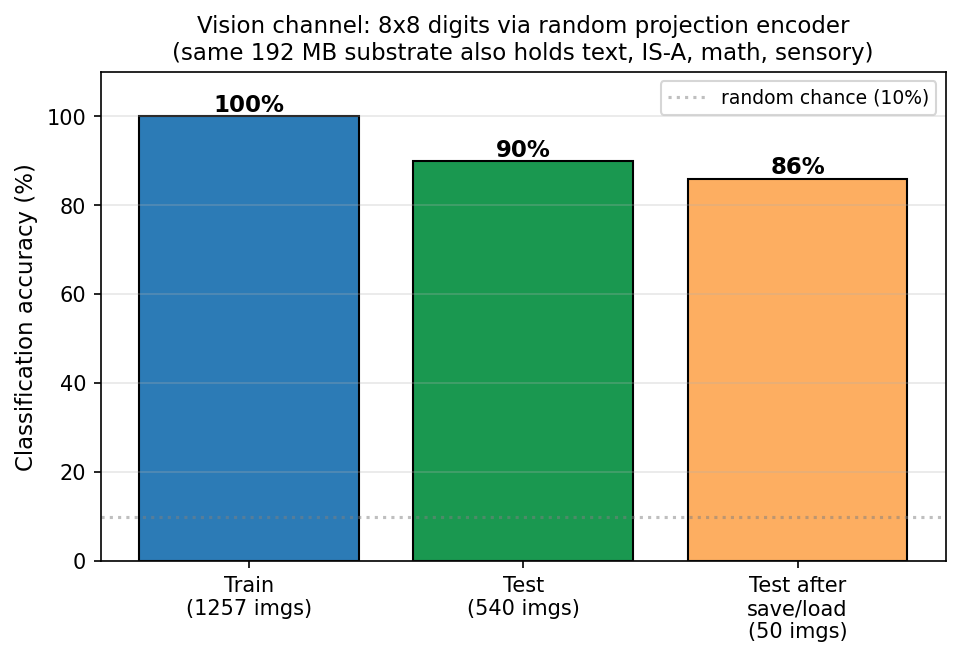

Recreate this plot in Python.
"""
Figure 4: Vision channel results (Pack 127 / 128).

8x8 digit classification through the same substrate that hosts text channels.
Train/test/save-load accuracy bar chart.
"""
import matplotlib
matplotlib.use('Agg')
import matplotlib.pyplot as plt

conditions = ['Train\n(1257 imgs)', 'Test\n(540 imgs)', 'Test after\nsave/load\n(50 imgs)']
accuracies = [100, 90, 86]
colors     = ['#2c7bb6', '#1a9850', '#fdae61']

fig, ax = plt.subplots(figsize=(6.5, 4.5))
bars = ax.bar(conditions, accuracies, color=colors, edgecolor='black')
for bar, acc in zip(bars, accuracies):
    ax.text(bar.get_x() + bar.get_width()/2, bar.get_height() + 1,
            f'{acc}%', ha='center', fontsize=11, fontweight='bold')
ax.set_ylabel('Classification accuracy (%)', fontsize=11)
ax.set_title('Vision channel: 8x8 digits via random projection encoder\n'
             '(same 192 MB substrate also holds text, IS-A, math, sensory)',
             fontsize=11)
ax.set_ylim(0, 110)
ax.grid(True, alpha=0.3, axis='y')
ax.axhline(y=10, color='gray', linestyle=':', alpha=0.5, label='random chance (10%)')
ax.legend(fontsize=9)
plt.tight_layout()
plt.savefig('fig4_vision_results.pdf', bbox_inches='tight')
plt.savefig('fig4_vision_results.png', bbox_inches='tight', dpi=150)
print('saved fig4_vision_results.pdf / .png')
